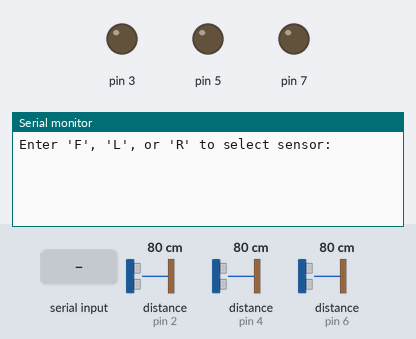
The sketch below on a simulated Arduino Uno, built with avr-gcc and run on an emulated ATmega328P. Parts: output pins drawn as LEDs (lit = HIGH), the last lines printed to the serial monitor. The test bench sets the inputs (shaded band); at power-on: distance to the obstacle (sensors on pin 2, pin 4, pin 6) 80 cm. The echo pulse lasts 58.3 µs per cm.

Above: at 1.2 s.
1.3 s: "F" received over Serial
At 2.2 s:
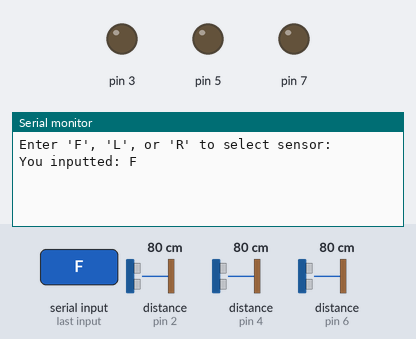
2.8 s: "L" received over Serial
At 3.4 s:
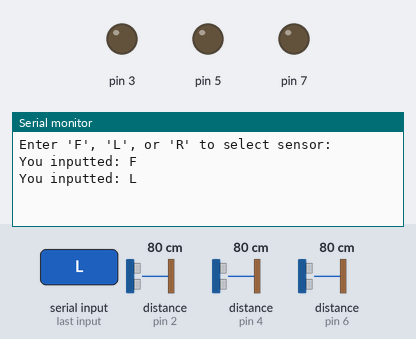
4.3 s: "R" received over Serial
At 5.7 s:
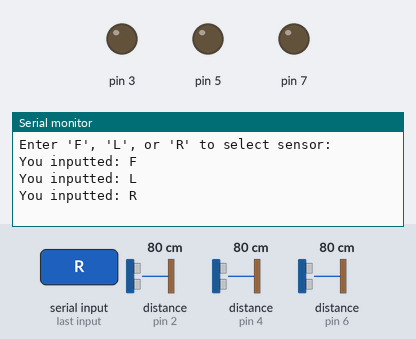

The sketch:

ultrasonic_array_v3.ino
```cpp
/*
 * V3, 12 Oct, Noah
 */

#include "ultrasonic.h"
#include "custom_datatypes.h"


//constants
#define TIME_BETWEEN_SENSORS_US (60 * 1000) //ideally, 60ms between triggering an ultrasonic prevents wave interference
#define PULSEIN_TIMEOUT_US 100000//the maximum time the pulseIn(...) function can take to wait for a signal. I think.


//objects
Ultrasonic FrontSensor('F');
Ultrasonic LeftSensor('L');
Ultrasonic RightSensor('R');


//variables

void setup() {
  RightSensor.attach(2,3); //echo, trigger
  FrontSensor.attach(4,5);
  LeftSensor.attach(6,7);


  Serial.begin(9600);

  //Serial.println("Speed of sound mm/second: " + String(FrontSensor.SPEED_OF_SOUND_MM_PER_S));
  Serial.println("Enter 'F', 'L', or 'R' to select sensor: ");
}


uint16_triple sweep() {
  uint16_triple distances_mm;

  distances_mm.x = LeftSensor.getDistanceMM(PULSEIN_TIMEOUT_US);
  distances_mm.y = FrontSensor.getDistanceMM(PULSEIN_TIMEOUT_US);
  distances_mm.z = RightSensor.getDistanceMM(PULSEIN_TIMEOUT_US);

  return distances_mm;
}


void user() {
  if (Serial.available() > 0) {
    char input = toupper(Serial.read());
    Serial.println("You inputted: " + String(input));

    uint16_t result;
    switch (input) {
      case 'F':
        //Serial.println("1. Previous distance: " + String(FrontSensor.prev_distance_mm));
        result = FrontSensor.getDistanceMM(PULSEIN_TIMEOUT_US);
        //Serial.println("2. Previous distance: " + String(FrontSensor.prev_distance_mm));
        break;
      case 'L':
        result = LeftSensor.getDistanceMM(PULSEIN_TIMEOUT_US);
        break;
      case 'R':
        result = RightSensor.getDistanceMM(PULSEIN_TIMEOUT_US);
        break;
      case 'S':
        unsigned long start_time = millis();

        uint16_triple distances_mm = sweep();
        Serial.println("Sweeping:" + strTriple(distances_mm));

        unsigned long end_time = millis();
        unsigned long delta_time = end_time - start_time;
        Serial.println("Delta time is: " + String(delta_time));


        result = 0; //nothing
        //uint16_tuple left = distances_and_times.tupx;
        //uint16_tuple front = distances_and_times.tupy;
        //uint16_tuple right = distances_and_times.tupz;
        break;
      default:
        result = 0; //nothing
        Serial.println("unrecognised sensor selection char");
        break;
    }


    //Serial.println("Distance from '" + String(input) + "' sensor is: " + String(result) + "mm\n");

    FrontSensor.rememberDistance();
    LeftSensor.rememberDistance();
    RightSensor.rememberDistance();

  }
}


void loop() {
  user();


}
```

custom_datatypes.cpp
```cpp
#include "custom_datatypes.h"
#include "Arduino.h"


String strTriple(uint16_triple triple) {
  return (String)("(" + String(triple.x) + "," + String(triple.y) + "," + String(triple.z) + ")");
}
```

custom_datatypes.h
```cpp
/*
 * Custom datatypes
 */

#ifndef custom_datatypes_h
#define custom_datatypes_h

#include "Arduino.h"


/* Structs */

struct uint16_tuple {
   uint16_t x;
   uint16_t y;
};

struct uint16_triple {
   uint16_t x;
   uint16_t y;
   uint16_t z;
};

struct uint16_triple_tuple {
   uint16_tuple tupx;
   uint16_tuple tupy;
   uint16_tuple tupz;
};


/* Function declarations */
String strTriple(uint16_triple triple);


#endif
```

ultrasonic.cpp
```cpp
/*
 * CPP file for simple Ultrasonic Sensor Class
 */

#include "ultrasonic.h"

Ultrasonic::Ultrasonic(char char_name){
  id_char = char_name;
}

void Ultrasonic::attach(uint8_t echo_pin, uint8_t trigger_pin) {
  _echo = echo_pin;
  _trigger = trigger_pin;
  pinMode(_echo, INPUT);
  pinMode(_trigger, OUTPUT);
  digitalWrite(_trigger, LOW);
}

void Ultrasonic::sendPulse() {
  //Serial.println(String(id_char) + " sensor is sending pulse");
  digitalWrite(_trigger, HIGH);
  delayMicroseconds(TRIGGER_LENGTH_US);
  digitalWrite(_trigger, LOW);
}

uint16_t Ultrasonic::getDistanceMM(unsigned long timeout_us) {
  sendPulse();
  duration_us = pulseIn(_echo, HIGH, timeout_us); //update
  curr_distance_mm = (SPEED_OF_SOUND_MM_PER_S * duration_us * 1e-6) / 2;
  //Serial.print(String(id_char) + " sensor duration_us: ");
  //Serial.print(duration_us);
  //Serial.println(", distance_mm: " + String(curr_distance_mm));

  return curr_distance_mm;
}

void Ultrasonic::rememberDistance() {
  prev_distance_mm = curr_distance_mm; //bookmark
}
```

ultrasonic.h
```cpp
/*
 * Header file for simple Ultrasonic Sensor Class
 */

#ifndef Ultrasonic_h
#define Ultrasonic_h

#include "Arduino.h"
#include "custom_datatypes.h"


#define SPEED_OF_SOUND_MM_PER_S 340000


class Ultrasonic { /////potentially get rid of the timeout_us and replace with #define to save 4bytes
  private:
    uint8_t _echo;
    uint8_t _trigger;
  public:
    char id_char;
    const uint8_t TRIGGER_LENGTH_US = 10;
    //const uint32_t SPEED_OF_SOUND_MM_PER_S = 340000;
    unsigned long duration_us; // so that it is accessable for later
    uint16_t prev_distance_mm;
    uint16_t curr_distance_mm;

    Ultrasonic(char char_name);
    void attach(uint8_t echo_pin, uint8_t trigger_pin);
    void sendPulse();
    uint16_t getDistanceMM(unsigned long timeout_us);
    void rememberDistance();
};


#endif
```

Measured:
- after the input at 1.3 s, the serial monitor: prints a new line at once (image 1)
- after the input at 2.8 s, the serial monitor: prints a new line at once (image 2)
- after the input at 4.3 s, the serial monitor: prints a new line at once (image 3)
